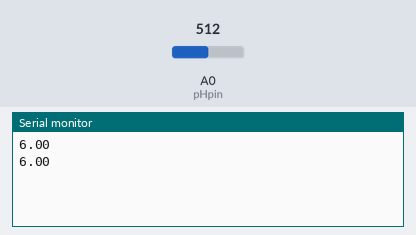
Bench run of a sketch on a simulated Arduino Uno, built with avr-gcc and run on an emulated ATmega328P. On the bench: the last lines printed to the serial monitor. Inputs (shaded band) come from the test bench; at power-on: A0 (pHpin) = 512.

Above: at 1.8 s.
1.9 s: A0 (pHpin) set to 716
At 2.8 s:
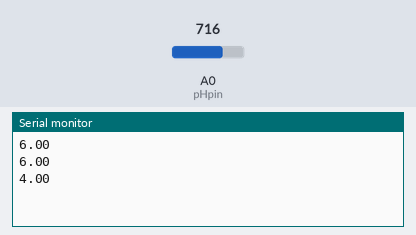
3.4 s: A0 (pHpin) set to 900
At 4.5 s:
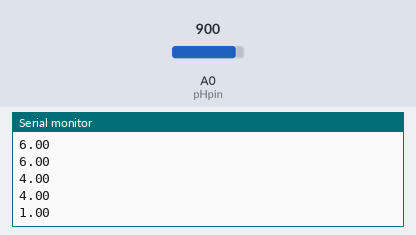
Timing chart, 0 to 6.4 s (numbered marks = the images above; inputs shaded):
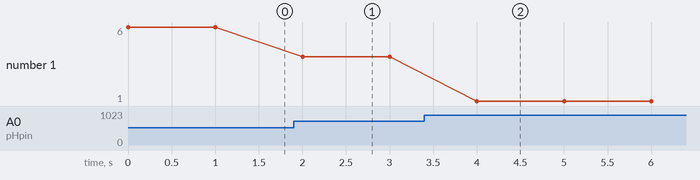

The sketch:

phMetreSimple.ino
```cpp
// pHRead.ino

// Constants:-
const byte pHpin = A0;    // Connect the sensor's Po output to analogue pin 0.

// Variables:-
float Po;

void setup()
{
    Serial.begin(9600);
}

void loop()
{
    Po = 1023 - analogRead(pHpin);  // Read and reverse the analogue input value from the pH sensor.
    Po = map(Po, 0, 1023, 0, 14);   // Map the '0 to 1023' result to '0 to 14'.
    Serial.println(Po);             // Print the result in the serial monitor.
    delay(1000);                    // Take 1 reading per second.
}
```

Measured:
- after the input at 1.9 s, the serial monitor: prints a new line after 0.10 s (image 1)
- after the input at 3.4 s, the serial monitor: prints a new line after 0.60 s (image 2)
- plotted number 1: 6 → 4 after the input at 1.9 s, 4 → 1 after the input at 3.4 s
